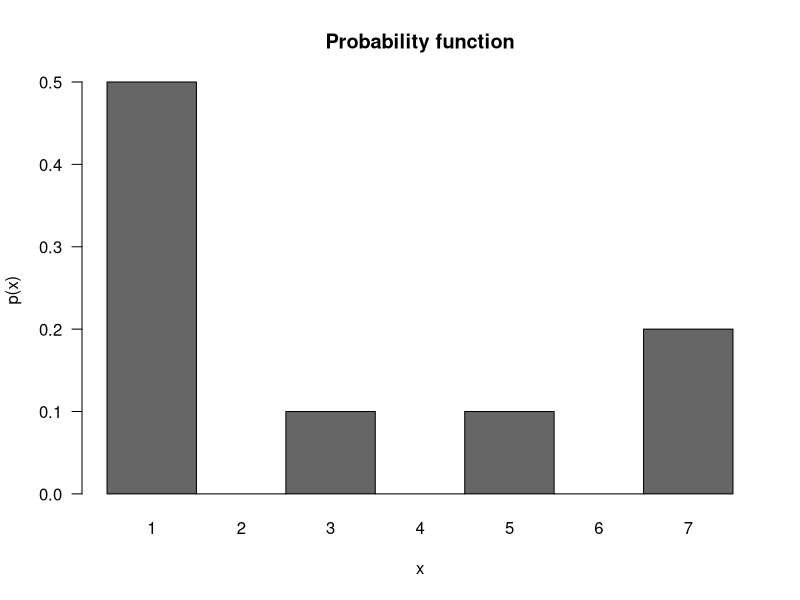
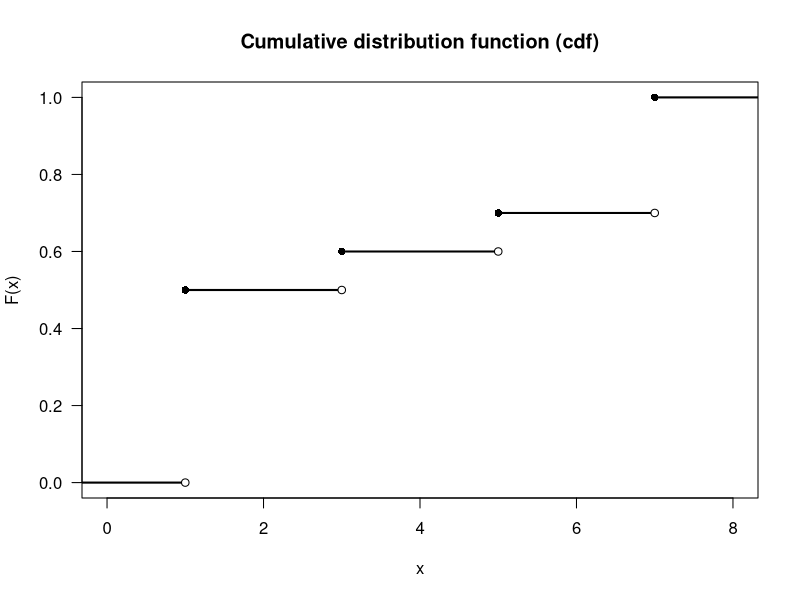
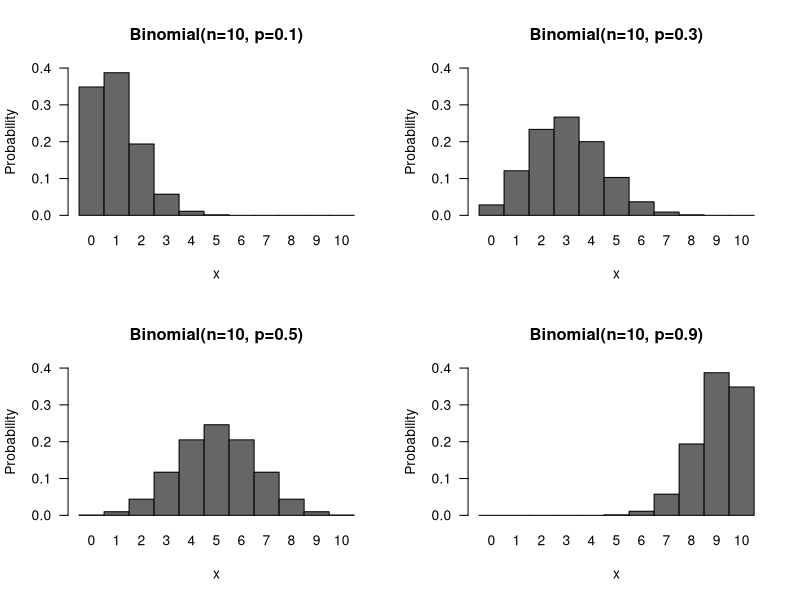
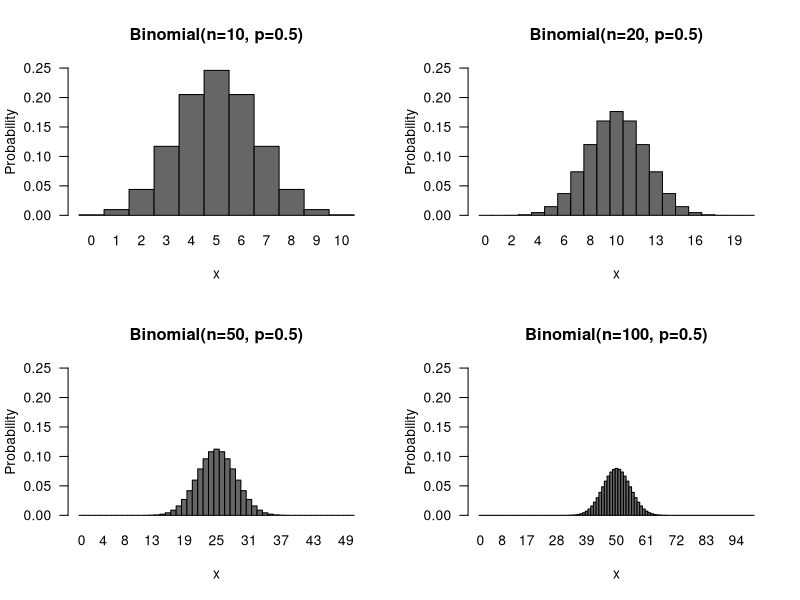
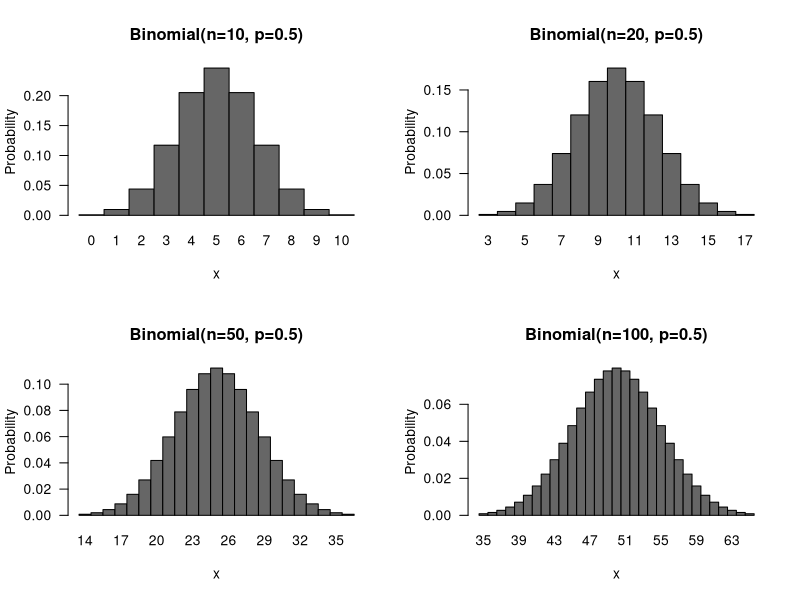
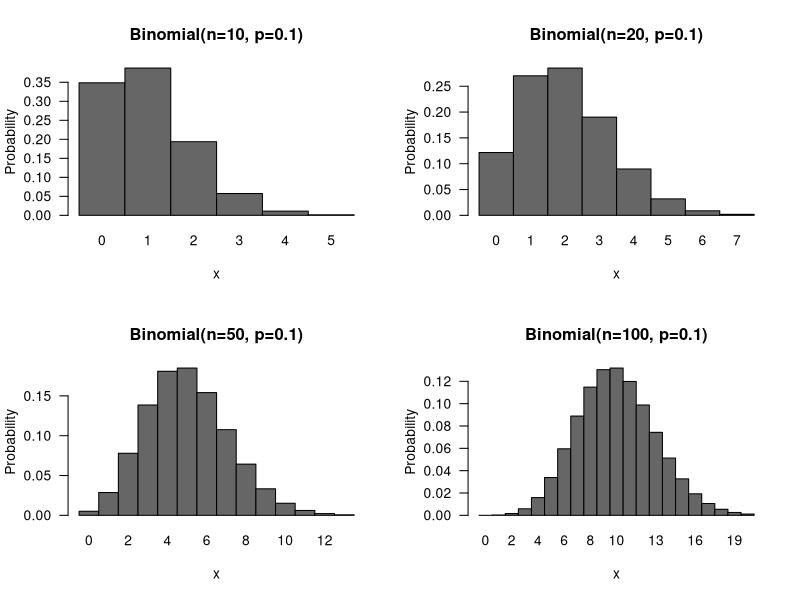
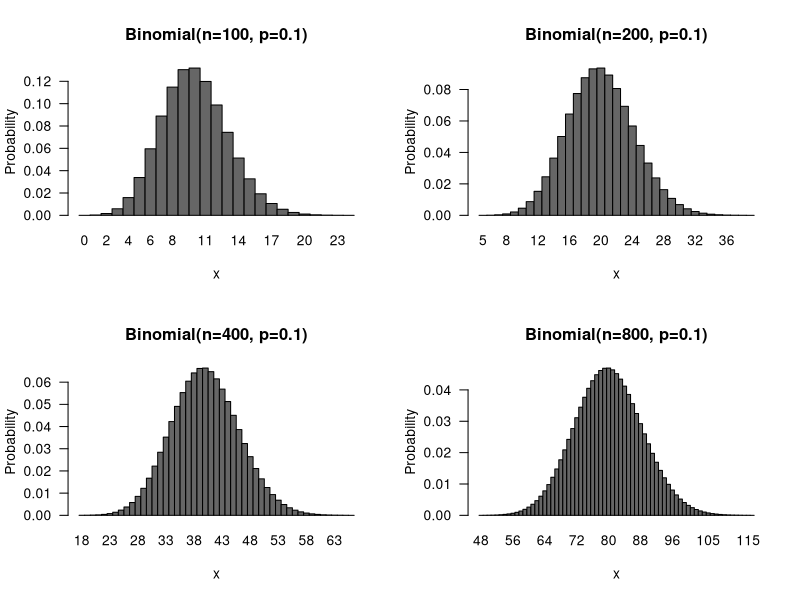
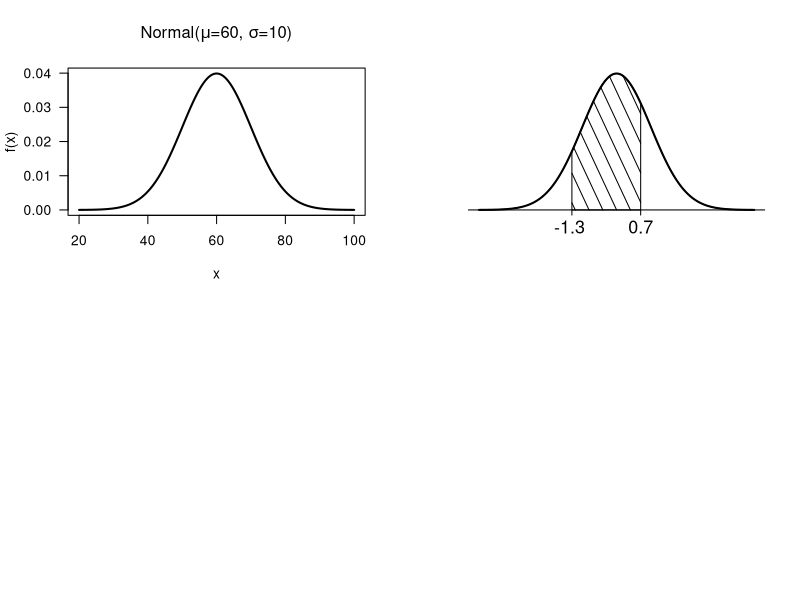

Here is the R script that generated these plots, in order: (Note: this script raises an error after producing the figures.)
## ---- chunk 1
# dbinom calculates the Binomial probability function Pr(X=0) if X ~ binomial(n=9,p=20%)
dbinom(0, 9, 0.2)        
# Pr(X=0), Pr(X=1), Pr(X=2) and Pr(X=9) if X ~ binomial(n=9,p=20%)
dbinom(c(0,1,2,9), 9, 0.2) 
# Pr(X=7) if X ~ binomial(n=10,p=90%)
dbinom(7,10,0.9)

# binomial coefficients "n choose k"
choose(9,2)

# pbinom calculates the CDF of the binomial distribution Pr(X < 9) if X ~ Binomial(n=10, p=90%)
pbinom(8, 10, 0.9)
# Pr(X <= 20) if X ~ Binomial(n=80, p=30%)
pbinom(20,80,0.3)

# With the pbinom function, you can use the argument "lower.tail=FALSE" to get Pr(X > k) rather than Pr(X <= k)
pbinom(8, 10, 0.9)                   # Pr(X <= 8)
pbinom(8, 10, 0.9, lower.tail=FALSE) # Pr(X > 8)
## ---- chunk 2
p <- c(0.5, 0, 0.1, 0, 0.1, 0, 0.2)
par(las=1) # labels on y-axis horizontal bar plot with bars 1 unit wide and not separated "names" puts the labels on the bars
barplot(p,col="gray40",width=1,space=0,ylab="p(x)",xlab="x",main="Probability function",names=1:7) 
    
# The CDF picture
# create an empty frame for the plot
plot(0,0,type="n",xlab="x",ylab="F(x)", ylim=c(0,1),xlim=c(0,8),main="Cumulative distribution function (cdf)")
# gets the exact limits of the figure
u <- par("usr") 
# add the horizontal line segments
segments(u[1],0,1,0,lwd=2)
segments(1,0.5,3,0.5,lwd=2)
segments(3,0.6,5,0.6,lwd=2)
segments(5,0.7,7,0.7,lwd=2)
segments(7,1.0,u[2],1.0,lwd=2)
# add the points at each end of each line segment
points(c(1,1,3,3,5,5,7,7),c(0,0.5,0.5,0.6,0.6,0.7,0.7,1.0),pch=16,col="white")
points(c(1,1,3,3,5,5,7,7),c(0,0.5,0.5,0.6,0.6,0.7,0.7,1.0),pch=c(1,16,1,16,1,16,1,16))
## ---- chunk 3
# a function to cut down on the typing a bit
prob.hist <-
function(y, x=(1:length(y))-1, ...){
  barplot(y, width=1, space=0, names=x, xlab="x",
          ylab="Probability", col="gray40", ...)
}

# First set of plots
par(las=1,mfrow=c(2,2))
prob.hist(dbinom(0:10, 10, 0.1), main="Binomial(n=10, p=0.1)", ylim=c(0,0.4))
prob.hist(dbinom(0:10, 10, 0.3), main="Binomial(n=10, p=0.3)", ylim=c(0,0.4))
prob.hist(dbinom(0:10, 10, 0.5), main="Binomial(n=10, p=0.5)", ylim=c(0,0.4))
prob.hist(dbinom(0:10, 10, 0.9), main="Binomial(n=10, p=0.9)", ylim=c(0,0.4))

# Second set of plots
par(las=1,mfrow=c(2,2))
prob.hist(dbinom(0:10, 10, 0.5), main="Binomial(n=10, p=0.5)", ylim=c(0,0.25))
prob.hist(dbinom(0:20, 20, 0.5), main="Binomial(n=20, p=0.5)", ylim=c(0,0.25))
prob.hist(dbinom(0:50, 50, 0.5), main="Binomial(n=50, p=0.5)", ylim=c(0,0.25))
prob.hist(dbinom(0:100, 100, 0.5), main="Binomial(n=100, p=0.5)", ylim=c(0,0.25))

# Third set of plots
par(las=1,mfrow=c(2,2))
prob.hist(dbinom(0:10, 10, 0.5), 0:10, main="Binomial(n=10, p=0.5)", ylim=c(0,max(dbinom(0:10, 10, 0.5))))
prob.hist(dbinom(3:17, 20, 0.5), 3:17, main="Binomial(n=20, p=0.5)", ylim=c(0,max(dbinom(3:17,20,0.5))))
prob.hist(dbinom(14:36, 50, 0.5), 14:36, main="Binomial(n=50, p=0.5)", ylim=c(0,max(dbinom(14:36,50,0.5))))
prob.hist(dbinom(35:65, 100, 0.5), 35:65, main="Binomial(n=100, p=0.5)", ylim=c(0,max(dbinom(35:65,100,0.5))))

# Fourth set of plots
par(las=1,mfrow=c(2,2))
prob.hist(dbinom(0:5, 10, 0.1), main="Binomial(n=10, p=0.1)", ylim=c(0,max(dbinom(0:5, 10, 0.1))))
prob.hist(dbinom(0:7, 20, 0.1), main="Binomial(n=20, p=0.1)", ylim=c(0,max(dbinom(0:7,20,0.1))))
prob.hist(dbinom(0:13, 50, 0.1), main="Binomial(n=50, p=0.1)", ylim=c(0,max(dbinom(0:13,50,0.1))))
prob.hist(dbinom(0:20, 100, 0.1), main="Binomial(n=100, p=0.1)", ylim=c(0,max(dbinom(0:20,100,0.1))))

# Fifth set of plots
par(las=1,mfrow=c(2,2))
prob.hist(dbinom(0:24, 100, 0.1), main="Binomial(n=100, p=0.1)", ylim=c(0,max(dbinom(0:24,100,0.1))))
prob.hist(dbinom(5:39, 200, 0.1), 5:39, main="Binomial(n=200, p=0.1)", ylim=c(0,max(dbinom(5:39,200,0.1))))
prob.hist(dbinom(18:66, 400, 0.1), 18:66, main="Binomial(n=400, p=0.1)", ylim=c(0,max(dbinom(18:66,400,0.1))))
prob.hist(dbinom(48:116, 800, 0.1), 48:116, main="Binomial(n=800, p=0.1)", ylim=c(0,max(dbinom(48:116,800,0.1))))
## ---- chunk 4
# dpois calculates the Poisson probability function
# ppois calculates the Poisson cumulative distribution function (cdf)
# Suppose X ~ Poisson(lambda=1.25)
dpois(0, 1.25) # Pr(X = 0)
1-dpois(0, 1.25) # Pr(X > 0)
dpois(2, 1.25) # Pr(X = 2)
## ---- chunk 5
x <- seq(20, 100, length=501)
par(las=1) # Make labels of Y-axis horizontal 
plot(x, dnorm(x, 60, 10), type="l", lwd=2, xlab="x", ylab="f(x)", main=expression(paste("Normal(", mu, "=60, ", sigma, "=10)")))
# Note: type="l" forces a line plot (rather than a bunch of points)
#       lwd=2 results in a thicker line
#       xlab and ylab change the x- and y-axis labels
#       main="blah blah blah" puts a title on the plot
#       expression() is used so that I can get the Greek symbols on the plot
#       paste() pastes a bunch of things together into one character string.
## ---- chunk 6
# The key function to use in calculating normal probabilities is pnorm().

# For X ~ Normal(mean=10, SD=2),
#     Pr(9 < X < 13)
pnorm(13,10,2) - pnorm(9,13,2)

# For X ~ Normal(mean=3, SD=0.5),
#     Pr(X > 4.3)
1 - pnorm(4.3, 3, 0.5)

# For X ~ Normal(mean=10, SD=0.1),
#     Pr(|X -10| > 0.1)
pnorm(9.9,10,0.1) + (1-pnorm(10.1,10,0.1))
## ---- chunk 7
par(bty="n") # suppresses the "box" around the figure
# plot of the standard normal curve from -4 to +4
#     Note: xaxt and yaxt suppress the axes
x <- seq(-4,4,length=501)
plot(x,dnorm(x),type="l",xaxt="n",yaxt="n",xlab="",ylab="")
# The following defines a polygon to be shaded in.
#     X = sequence from -1.3 to 0.7 and then 0.7 and -1.3
#     Y = top of normal curve and then 0, 0 (the corners)
a <- seq(-1.3,0.7,length=501)
X <- c(a,0.7,-1.3)
Y <- c(dnorm(a), 0, 0)
# The following draws a polygon
#     density defines the spacing of the hatching
#     angle defines the angle of the hatching
polygon(X,Y,density=8,angle=-65)
# re-draw the normal curve so that it's thick
lines(x,dnorm(x),lwd=2)
# add a line below the curve
abline(h=0)
# draw tick marks + labels
x <- c(-1.3,0.7)
# segments draws a line segment
#     xpd allows plotting outside the figure region
segments(x, 0, x, -0.015, xpd=TRUE)
# text adds text
#     cex make the text larger
text(x, -0.05, c("-1.3 ", "0.7"), xpd=TRUE,cex=1.3)
# Note the space in "-1.3 ", and how it affects the centering
## ---- chunk 8
set.seed(1)
x <- sample(c("H","T"),1e6,replace=TRUE)
x <- paste0(x,collapse="")
x <- paste0(x,"END")
s <- strsplit(x,"HTH")
s <- unlist(s)
nHTH <- nchar(s)

set.seed(2)
x <- sample(c("H","T"),1e6,replace=TRUE)
x <- paste0(x,collapse="")
x <- paste0(x,"END")
s <- strsplit(x,"HTT")
s <- unlist(s)
nHTT <- nchar(s)

rx <- c(0,60)
ry <- c(0,16000)

par(mfrow=c(2,1),las=1)
hist(nHTH,breaks=seq(-0.5,100.5,1),col="lightblue",xlim=rx,ylim=ry,xlab="flips in between",ylab="",main="HTH")
abline(v=mean(nHTH),lwd=2,col="red")
text(10,10000,paste0("mean = ",formatC(mean(nHTH),format="f",digits=2)),pos=4,col="red")
hist(nHTT,breaks=seq(-0.5,100.5,1),col="lightblue",xlim=rx,ylim=ry,xlab="flips in between",ylab="",main="HTT")
abline(v=mean(nHTT),lwd=2,col="red")
text(10,10000,paste0("mean = ",formatC(mean(nHTT),format="f",digits=2)),pos=4,col="red")
